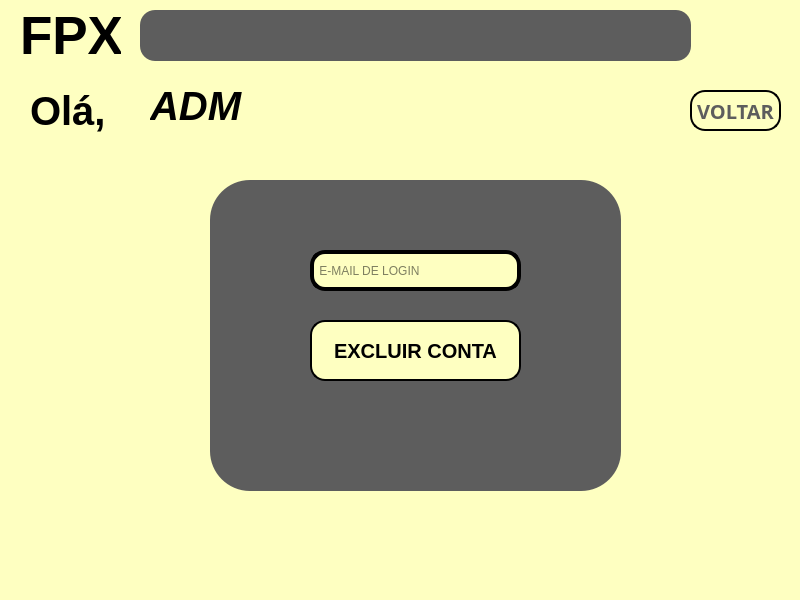
<?xml version="1.0" encoding="UTF-8"?>
<ui version="4.0">
 <class>MainWindow</class>
 <widget class="QMainWindow" name="MainWindow">
  <property name="geometry">
   <rect>
    <x>0</x>
    <y>0</y>
    <width>800</width>
    <height>600</height>
   </rect>
  </property>
  <property name="minimumSize">
   <size>
    <width>800</width>
    <height>600</height>
   </size>
  </property>
  <property name="maximumSize">
   <size>
    <width>800</width>
    <height>600</height>
   </size>
  </property>
  <property name="windowTitle">
   <string>Excluir Conta</string>
  </property>
  <property name="windowIcon">
   <iconset>
    <normaloff>../../../Downloads/guilherme puto/sources/Icone janela.png</normaloff>../../../Downloads/guilherme puto/sources/Icone janela.png</iconset>
  </property>
  <property name="styleSheet">
   <string notr="true">background-color: rgb(254, 255, 193);</string>
  </property>
  <widget class="QWidget" name="centralwidget">
   <widget class="QLabel" name="label_2">
    <property name="geometry">
     <rect>
      <x>30</x>
      <y>80</y>
      <width>131</width>
      <height>61</height>
     </rect>
    </property>
    <property name="font">
     <font>
      <pointsize>30</pointsize>
      <weight>75</weight>
      <bold>true</bold>
     </font>
    </property>
    <property name="text">
     <string>Olá, </string>
    </property>
   </widget>
   <widget class="QFrame" name="frame_2">
    <property name="geometry">
     <rect>
      <x>210</x>
      <y>180</y>
      <width>411</width>
      <height>311</height>
     </rect>
    </property>
    <property name="styleSheet">
     <string notr="true">background-color: rgb(93, 93, 93);
border-radius: 40px;
border-style: outset;
border- width: 4px;</string>
    </property>
    <property name="frameShape">
     <enum>QFrame::StyledPanel</enum>
    </property>
    <property name="frameShadow">
     <enum>QFrame::Raised</enum>
    </property>
    <widget class="QPushButton" name="pushButton_4">
     <property name="geometry">
      <rect>
       <x>100</x>
       <y>140</y>
       <width>211</width>
       <height>61</height>
      </rect>
     </property>
     <property name="font">
      <font>
       <pointsize>15</pointsize>
       <weight>75</weight>
       <bold>true</bold>
      </font>
     </property>
     <property name="styleSheet">
      <string notr="true">background-color: rgb(254, 255, 193);
border-style: outset;
border-width: 2px;
border-radius: 15px;
border-color: black;</string>
     </property>
     <property name="text">
      <string>EXCLUIR CONTA</string>
     </property>
    </widget>
    <widget class="QLineEdit" name="lineEdit">
     <property name="geometry">
      <rect>
       <x>100</x>
       <y>70</y>
       <width>211</width>
       <height>41</height>
      </rect>
     </property>
     <property name="styleSheet">
      <string notr="true">background-color: rgb(254, 255, 193);
border-radius: 15px;
border-style: outset;
border-width: 4px;</string>
     </property>
     <property name="placeholderText">
      <string> E-MAIL DE LOGIN</string>
     </property>
    </widget>
    <widget class="QLabel" name="label_5">
     <property name="geometry">
      <rect>
       <x>106</x>
       <y>240</y>
       <width>201</width>
       <height>20</height>
      </rect>
     </property>
     <property name="styleSheet">
      <string notr="true">color: white;</string>
     </property>
     <property name="text">
      <string/>
     </property>
     <property name="alignment">
      <set>Qt::AlignCenter</set>
     </property>
    </widget>
   </widget>
   <widget class="QFrame" name="frame">
    <property name="geometry">
     <rect>
      <x>140</x>
      <y>10</y>
      <width>551</width>
      <height>51</height>
     </rect>
    </property>
    <property name="styleSheet">
     <string notr="true">background-color: rgb(93, 93, 93);
border-radius: 15px;
border-style: outset;
border- width: 2px;</string>
    </property>
    <property name="frameShape">
     <enum>QFrame::StyledPanel</enum>
    </property>
    <property name="frameShadow">
     <enum>QFrame::Raised</enum>
    </property>
   </widget>
   <widget class="QLabel" name="label_3">
    <property name="geometry">
     <rect>
      <x>150</x>
      <y>80</y>
      <width>521</width>
      <height>51</height>
     </rect>
    </property>
    <property name="font">
     <font>
      <pointsize>30</pointsize>
      <weight>75</weight>
      <italic>true</italic>
      <bold>true</bold>
     </font>
    </property>
    <property name="text">
     <string>ADM</string>
    </property>
   </widget>
   <widget class="QLabel" name="label">
    <property name="geometry">
     <rect>
      <x>20</x>
      <y>10</y>
      <width>101</width>
      <height>51</height>
     </rect>
    </property>
    <property name="font">
     <font>
      <pointsize>40</pointsize>
      <weight>75</weight>
      <bold>true</bold>
     </font>
    </property>
    <property name="text">
     <string>FPX</string>
    </property>
   </widget>
   <widget class="QPushButton" name="pushButton">
    <property name="geometry">
     <rect>
      <x>690</x>
      <y>90</y>
      <width>91</width>
      <height>41</height>
     </rect>
    </property>
    <property name="font">
     <font>
      <family>Yu Gothic</family>
      <pointsize>15</pointsize>
      <weight>75</weight>
      <italic>false</italic>
      <bold>true</bold>
     </font>
    </property>
    <property name="styleSheet">
     <string notr="true">color: rgb(93, 93, 93);
border-style: outset;
border-width: 2px;
border-radius: 15px;
border-color: black;
</string>
    </property>
    <property name="text">
     <string>VOLTAR</string>
    </property>
   </widget>
  </widget>
  <widget class="QMenuBar" name="menubar">
   <property name="geometry">
    <rect>
     <x>0</x>
     <y>0</y>
     <width>800</width>
     <height>21</height>
    </rect>
   </property>
  </widget>
  <widget class="QStatusBar" name="statusbar"/>
 </widget>
 <resources/>
 <connections/>
</ui>
